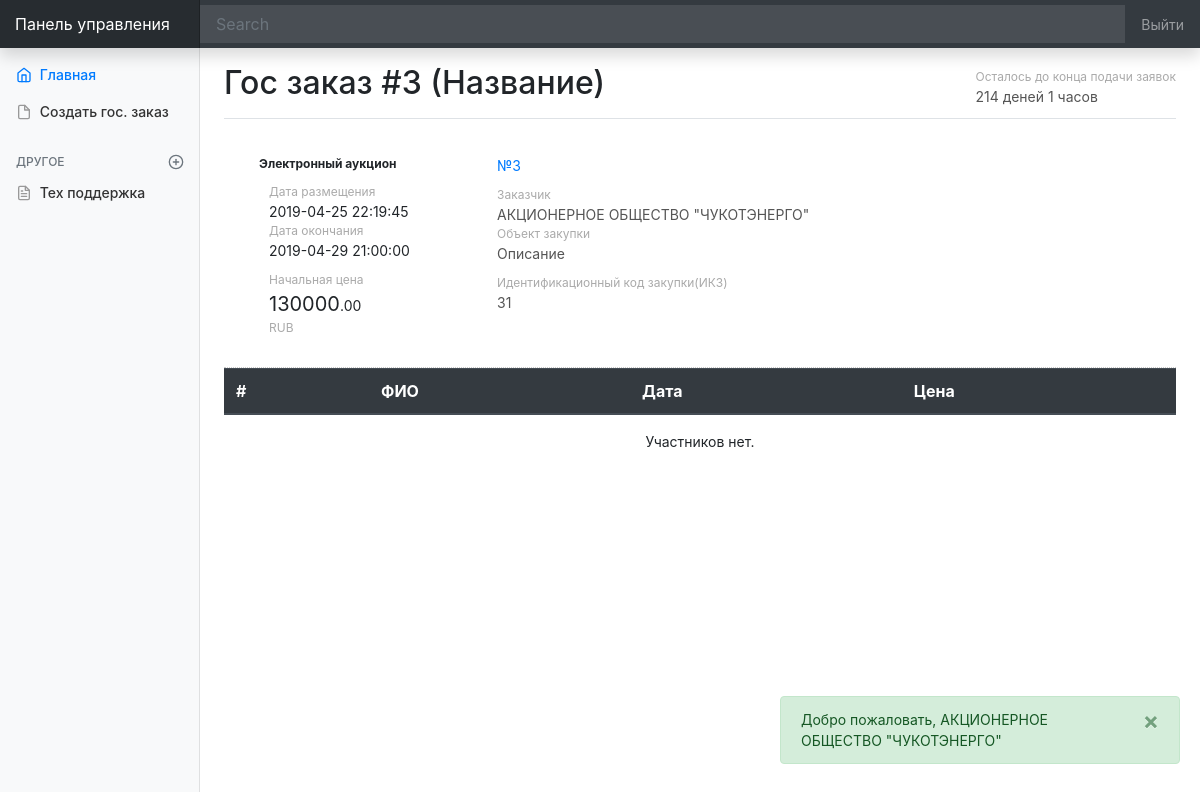
/gospanel/?act=orderDetail&id=3 (signed in), run on the app's committed database.
### tables this page shows
CREATE TABLE `gosorder` (
  `id` int(11) NOT NULL,
  `id_org` int(11) NOT NULL,
  `title` varchar(255) NOT NULL,
  `description` varchar(255) NOT NULL,
  `max_price` double NOT NULL,
  `valuta` varchar(255) NOT NULL,
  `date_start` timestamp NOT NULL DEFAULT CURRENT_TIMESTAMP,
  `object_zakupki` varchar(255) NOT NULL,
  `date_end` timestamp NOT NULL DEFAULT '0000-00-00 00:00:00'
);

### gospanel/templates/orderDetail.php (the view, shortened to what this page needs)
    <main role="main" class="col-md-9 ml-sm-auto col-lg-10 px-4">
    <div class="main_container">
      <div class="d-flex justify-content-between flex-wrap flex-md-nowrap align-items-center pt-3 pb-2 mb-3 border-bottom">
        <h1 class="h2">Гос заказ #<?=$id_order;?> (<?=$orderDetail[0]["title"]?>)</h1>
                                        <div style="float:right;text-align:left;">
                            <div class="gray_title " >
                                  Осталось до конца подачи заявок
                              </div>
                              <div class="" style="color:#555;">
                                <?=date_diff(new DateTime(), new DateTime($orderDetail[0]["date_end"]))->days?> деней <?=date_diff(new DateTime(), new DateTime($orderDetail[0]["date_end"]))->h?> часов
                              </div>
                              </div>
      </div>
<div class="col-12" style="border-bottom:1px #ccc dotted">
                <div class="row">
                    <div class="col-3">
                      <div class="card-body">
                        <div class="black_bold_title">
                              Электронный аукцион
                          </div>
                          <div class="item_date_block">
                                <div class="gray_title">
                                  Дата размещения
                              </div>
                              <div class="">
                              <?=$orderDetail[0]["date_start"]?>
                              </div>
                              <div class="gray_title">
                                  Дата окончания
                              </div>
                              <div class="">
                              <?=$orderDetail[0]["date_end"]?>
                              </div>
                          </div>
                          <div class="item_date_block">
                          <div class="gray_title">
                              Начальная цена
                          </div>
                          <div class="cost_value">
                              <?=$orderDetail[0]["max_price"]?><span style="font-size:14px;">.00 </span>
                          </div>
                            <div class="gray_title">
                              <?=$orderDetail[0]["valuta"]?>
                          </div>
                          </div>
                      </div>
                    </div>
                    <div class="col-9">
                      <div class="card-body">
                              <a class="" href="">
                              №<?=$orderDetail[0]["id"]?>
                              </a>
                            <div class="gray_title mt10" >
                                  Заказчик
                              </div>
                              <div class="" style="color:#555;">
                              <?=$_SESSION["gos_title"]?>
                              </div>
                            <div class="gray_title">
                                  Объект закупки
                              </div>
                              <div class="" style="color:#555;">
                              <?=$orderDetail[0]["description"]?>
                              </div>
                                <div class="gray_title mt10" >
                                  Идентификационный код закупки(ИКЗ)
                              </div>
                              <div class="" style="color:#555;">
                              <?=$orderDetail[0]["id"]?><?=$orderDetail[0]["id_org"]?>
                              </div>
                      </div>
                    </div>
                </div>
        </div>
<div class="">
        <table class="table">
  <thead class="thead-dark">
    <tr>
      <th scope="col">#</th>
      <th scope="col">ФИО</th>
      <th scope="col">Дата</th>
      <th scope="col">Цена</th>
    </tr>
  </thead>
</table>
    <center><?=(count($providersList)==0)? "Участников нет.":""?></center>
        </div>
    </div>
</main>

### css/style.css (style rules this page uses)
.gray_title { color:#aaa; font-size:12px; }
.cost_value { font-size:20px; }
.black_bold_title { font-size:12px; font-weight: bold; }
.item_date_block { margin:10px; }
.mt10 { margin-top:10px; }

### gospanel/css/style.css (style rules this page uses)
body { font-size: .875rem; }
[role="main"] { padding-top: 133px; }
@media (min-width: 768px) { [role="main"] { padding-top: 48px; } }

### data on the page
gosorder: title "Название", date_start "2019-04-25 22:19:45", date_end "2019-04-29 21:00:00", max_price "130000", valuta "RUB", id "3", description "Описание", id_org "1"

### other printed values
$id_order "3"
$_SESSION["gos_title"] "АКЦИОНЕРНОЕ ОБЩЕСТВО \"ЧУКОТЭНЕРГО\""
$_SESSION['SUCCESS'] "Добро пожаловать, АКЦИОНЕРНОЕ ОБЩЕСТВО \"ЧУКОТЭНЕРГО\""
